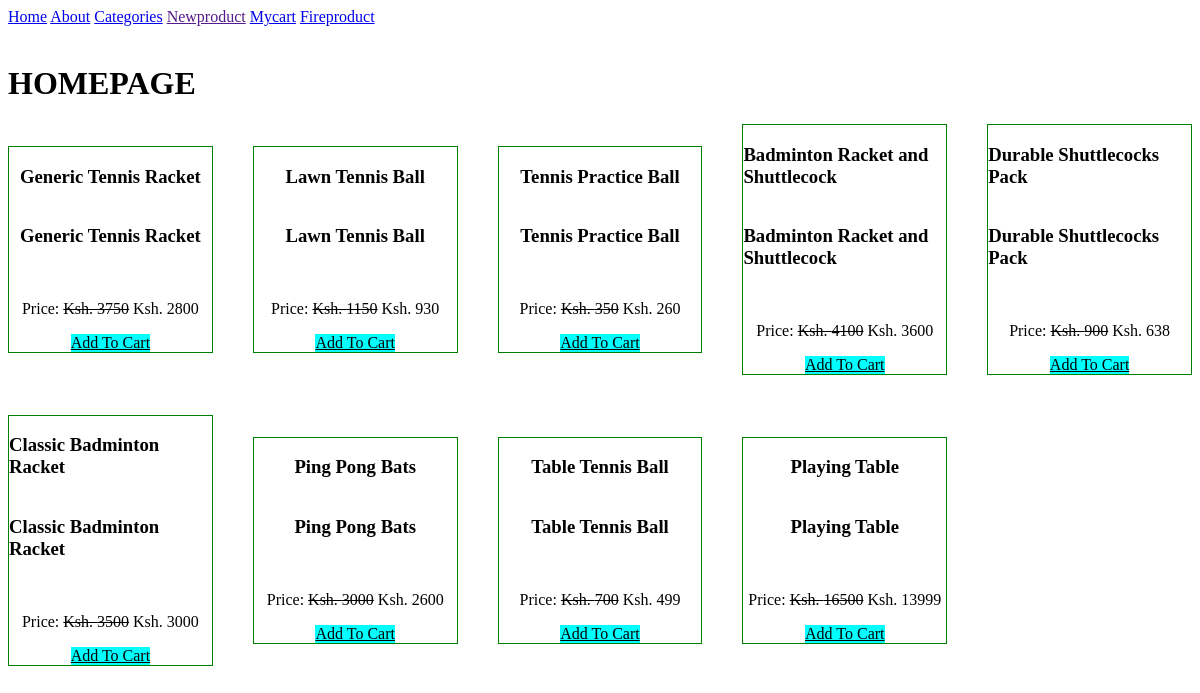
Before: / with the older database file.
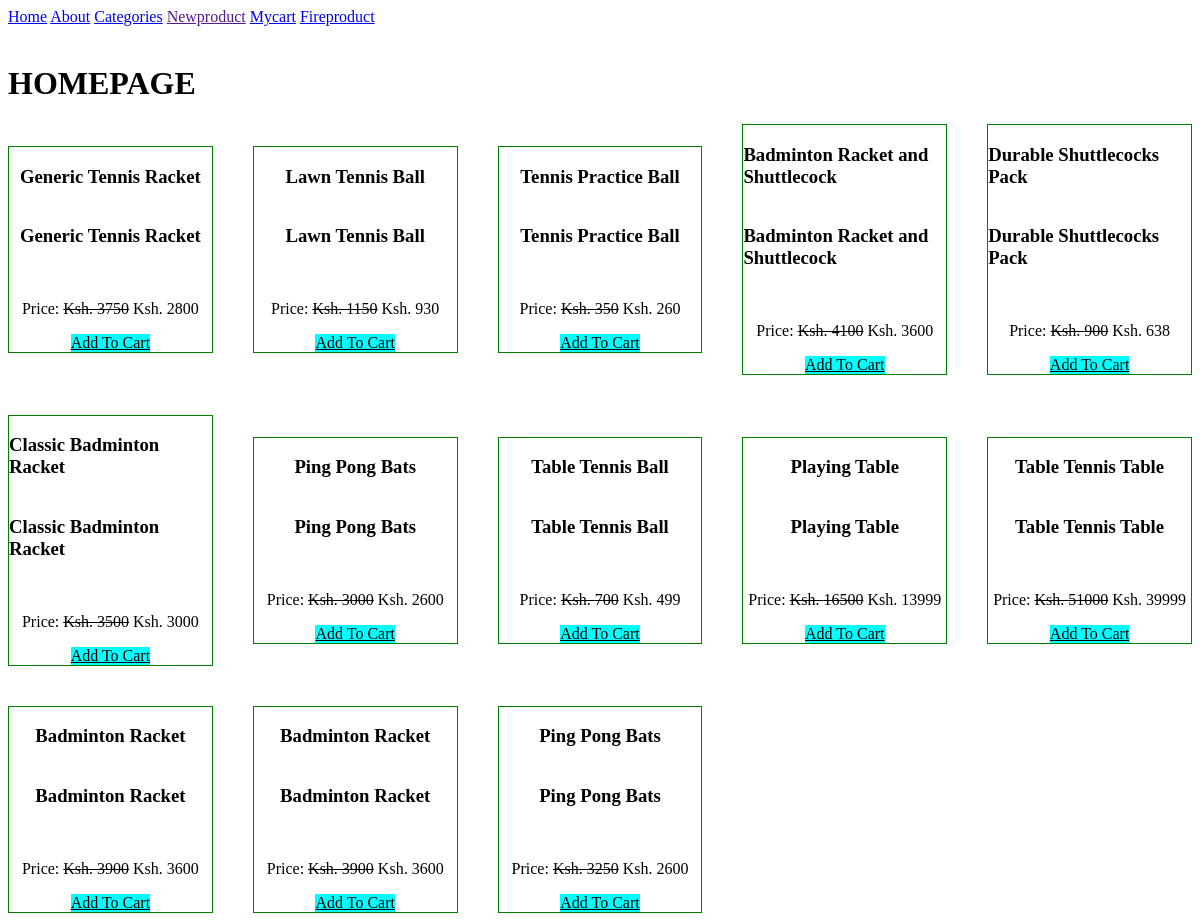
After: the same page with the newer database file.
### rackapp/models.py (models this page shows)
class Product(models.Model):
    title = models.CharField(max_length=200)
    slug = models.SlugField(unique = True)
    image = models.ImageField(upload_to="products")
    image_url = models.URLField(blank=True)
    category = models.ForeignKey(Category, on_delete=models.CASCADE)
    marked_price = models.PositiveIntegerField()
    selling_price = models.PositiveIntegerField()
    description = models.TextField()
    warranty = models.CharField(max_length=300, null=True, blank=True)
    return_policy =  models.CharField(max_length=300, null=True, blank=True)
    view_count = models.PositiveBigIntegerField(default=0)
    def __str__(self):
        return self.title

### rackapp/views.py (the view)
# urls.py: path('', HomeView.as_view(), name="home"),
class HomeView(TemplateView):
    template_name = "home.html"
    def get_context_data(self, **kwargs):
        context = super().get_context_data(**kwargs)
        api_key = 'AIzaSyBSowLALprqKNkYUq5I7pKQtkfnwNLZ2Is'
        request = requests.Request()
        request.headers['Authorization'] = 'Bearer {}'.format(api_key)
        context['product_list'] = Product.objects.all().order_by("-id")
        context['product'] = Product.objects.all()
        return context

### rackapp/templates/home.html (shortened to what this page needs)
    {% extends 'base.html' %}
    {% block content %}
    <h1> HOMEPAGE</h1>
    <div class="col">
        {% for p in product %}
        <div class="prod-container">
            <h3>{{p}}</h3>
        <h3>{{p.title}}</h3>
        <br>
        <p>Price: <strike>Ksh. {{p.marked_price}}</strike>  Ksh. {{p.selling_price}}</p>
        <a href="{% url 'rackapp:addtocart' p.id %}" style="background-color: aqua; color: black;">Add To Cart</a>
       </div>
        {% endfor %}
    </div>
</body>
</html>
    {% endblock %}

Changed rows visible on the page:
added Product: title "Table Tennis Table", marked_price "51000", selling_price "39999"
added Product: title "Badminton Racket", marked_price "3900", selling_price "3600"
added Product: title "Badminton Racket", marked_price "3900", selling_price "3600"
added Product: title "Ping Pong Bats", marked_price "3250", selling_price "2600"
